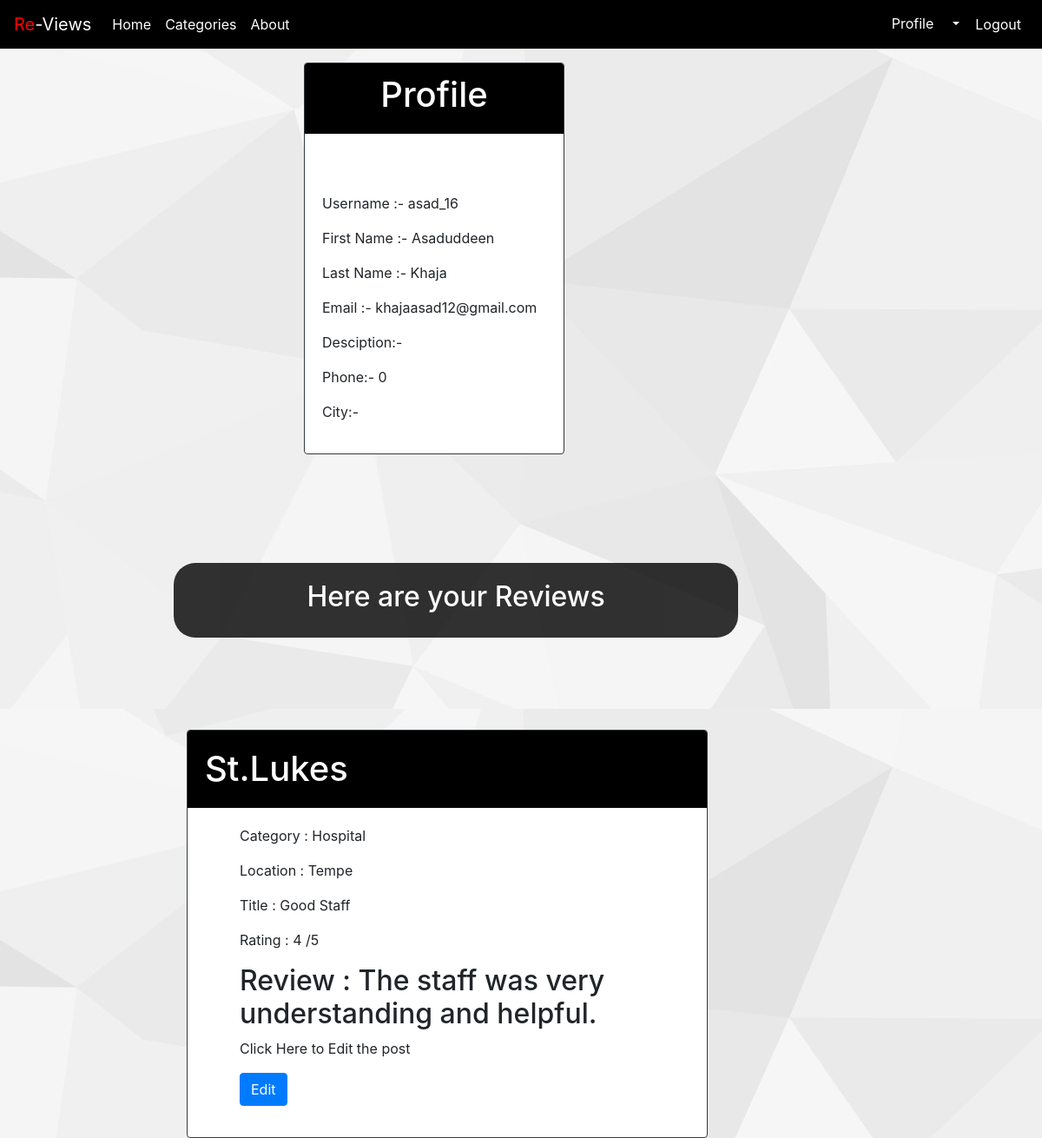
Page /accounts/profile/ (signed in) on the committed database.
### acoounts/models.py (models this page shows, shortened)
class UserProfile(models.Model):
    user = models.OneToOneField(User , on_delete=models.CASCADE )
    description = models.CharField(max_length=100, default='')
    city = models.CharField(max_length=100 , default='')
    website = models.URLField(default='')
    phone = models.IntegerField(default=0)
    image = models.ImageField(upload_to='profile_image',blank=True)

### forum/models.py (models this page shows, shortened)
class Bang(models.Model):
	user = models.ForeignKey(User, on_delete=models.CASCADE)
	category = models.ForeignKey(Category, blank=True, on_delete=models.CASCADE, null=True)
	name = models.CharField(max_length=50, default='')
	title = models.CharField(max_length=50, default='')
	review = models.TextField(max_length=80, default='')
	rating = models.IntegerField(
			default=1,
			validators = [MaxValueValidator(5), MinValueValidator(1)]
		)
	created_at = models.DateTimeField(auto_now_add=True)
	location = models.CharField(max_length=80, default='')

class Category(models.Model):
	CHOICES=(
		('Hospital','Hospital'),
		('College','College'),
		('Hotel','Hotel'),
		('Restaurants','Restaurants'),
		('Movies','Movies'),
		)
	cat=models.CharField(max_length=20,choices=CHOICES)
	imgg=models.ImageField(upload_to='cat_pic', blank=True)
	def __str__(self):
		return self.cat

### acoounts/views.py (the view)
# urls.py: path('profile/', views.profile, name='profile'),
@login_required
def profile(request):
    horse=Bang.objects.filter(user=request.user)
    args={'user': request.user, 'horse':horse}
    return render(request, 'acoounts/profile.html', args)

### acoounts/templates/acoounts/profile.html (shortened to what this page needs)
{% extends 'base.html' %}
{% block body %}
{% load static %}
<link rel="stylesheet" type="text/css" href="{% static 'acoounts/prof.css' %}">
<br>
<br>
<br>
<div class="card border-dark mb3">
    <div class="card-header" style="background-color:black;color:white"><h1 style="text-align:center">Profile</h1></div>
    <div class="container" style="padding:20px">
    <br>
    <br>
    <p>Username :- {{ user.username }}</p>
    <p>First Name :- {{ user.first_name }}</p>
    <p>Last Name :- {{ user.last_name }}</p>
    <p>Email :- {{ user.email }}</p>
    <p>Desciption:- {{ user.userprofile.description }}</p>
    <p>Phone:- {{ user.userprofile.phone }}</p>
    <p>City:- {{ user.userprofile.city }}</p>
    </div>
</div>
<br>
<br>
<br>
<br>
<br>
<br>
<br>
<br>
<br>
<br>
<br>
<br>
<br>
<br>
<br>
<br>
<br>
<br>
<br>
<br>
<br>
<br>
<br>
<br>
<div class="cont" style="border-radius: 25px;opacity:0.8;background-color:black;color:white;width: 650px;right: 350px;position: absolute;padding: 20px">
	<h2 style="text-align:center">Here are your Reviews</h2>
</div>
{% for review in horse %}
<br>
<br>
<br>
<div class="row">
	<div class="col">
		<br>
		<br>
		<br>
		<br>
		<br>
		<div class="card border-dark mb3" style="width:600px;position:absolute;right: 400px">
			<div class="card-header" style="background-color:black;color:white"><h1 style="text-align:center"><h1>{{ review.name }}</h1></div>
			<div class="contt" style="padding:20px">
		<ul>
			<p>Category : {{ review.category }}</p>
			<p>Location : {{ review.location }}</p>
			<p>Title : {{ review.title }}</p>
			<p>Rating : {{ review.rating }} /5</p>
			<h2>Review : {{ review.review }}</h2>
			<p>Click Here to Edit the post</p>
			<a href="{% url "rev_update" review.id %}"><button class="btn btn-primary">Edit</button></a>
			<br>
		        </div>
		</div>
	</div>
</div>
<br>
<br>
<br>
<br>
<br>
<br>
<br>
<br>
<br>
<br>
<br>
<br>
<br>
{% endfor %}
{% endblock %}

### acoounts/templates/base.html (shortened to what this page needs)
<!DOCTYPE html>
<html>
<head>
        <link rel="stylesheet" href="https://stackpath.bootstrapcdn.com/bootstrap/4.3.1/css/bootstrap.min.css">
</head>
<body>
{% load static %}
<link rel="stylesheet" type="text/css" href="{% static 'acoounts/ma.css' %}">
            <nav class="navbar  fixed-top navbar-expand-md navbar-dark" style=background-color:black>
                <a class="navbar-brand" href="/forum"><span style="color:red">Re</span>-Views</a>
                <div class="collapse navbar-collapse" id="navbarsExample04">
                    {% if user.is_authenticated %}
                    <ul class="navbar-nav mr-auto">
                        <li class="nav-item">
                            <a class="nav-link active" href="/forum/">Home</a>
			</li>
			<li class="nav-item">
				<a class="nav-link active" href="/forum/category">Categories</a>
			 </li>
			<li class="nav-item">
				<a class="nav-link active" href="/forum/about">About</a>
			</li>
                    </ul>
                        <ul class="navbar-nav ml-auto">
				<li class="nav-item">
					      <div class="btn-group">
						      <a href="/accounts/profile"><button type="button" class="btn" style="color:white">Profile</button></a>
						      <button type="button" class="btn  dropdown-toggle dropdown-toggle-split" style="color: white" data-toggle="dropdown" aria-haspopup="true" aria-expanded="false">
						      </button>
				</li>
				<li class="nav-item">
						<a class="nav-link active" href="/accounts/logout">Logout</a>
				</li>
                        </ul>
                          {% endif %}
                </div>
              </nav>
    {% block body %}{% endblock %}
</body>
</html>

### acoounts/static/acoounts/ma.css (style rules this page uses)
body { background-image: url('back9.jpg'); }

### acoounts/static/acoounts/prof.css (style rules this page uses)
.card { position: absolute; right: 550px; width: 300px; }

### rows in the picture
Bang: name "St.Lukes", category "Hospital", location "Tempe", title "Good Staff", rating "4", review "The staff was very understanding and helpful."

### other values in the picture
{{ user.username }} "asad_16"
{{ user.first_name }} "Asaduddeen"
{{ user.last_name }} "Khaja"
{{ user.email }} "khajaasad12@gmail.com"
{{ user.userprofile.phone }} "0"
